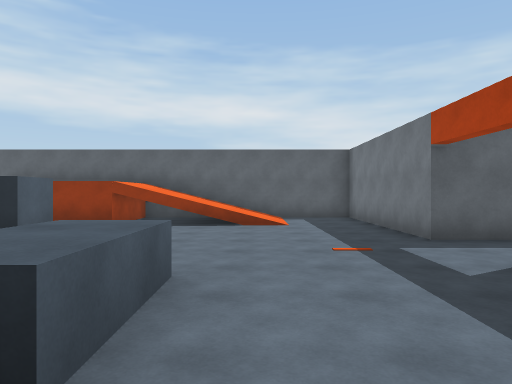
View 1 (above)

14 first-person views from a walk through a Unity game level. The camera is 1.5 m above the floor, looks level and sees 70° across. Doors are open. The floor is counted in squares, 2 m on a side. Each view is taken from the middle of a square. On the plan, view 1 faces up. The plan holds only what a view shows up to about 11 squares ahead; the rest is blank. The player character is not drawn.

View 2
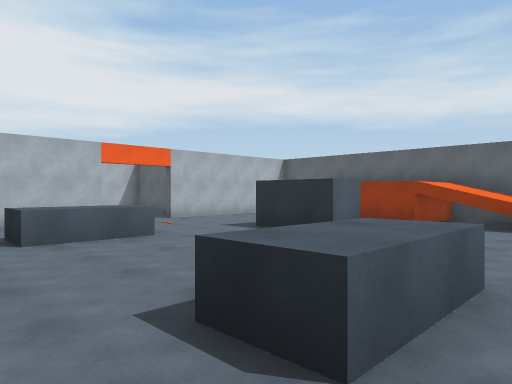

View 3
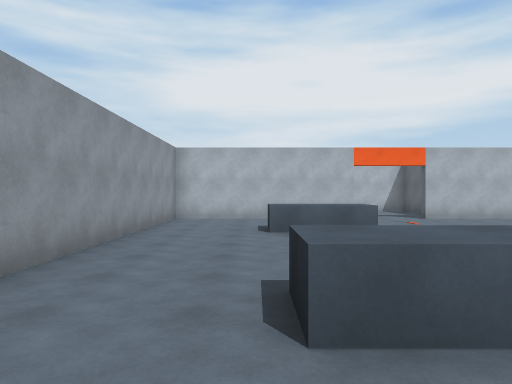

View 4
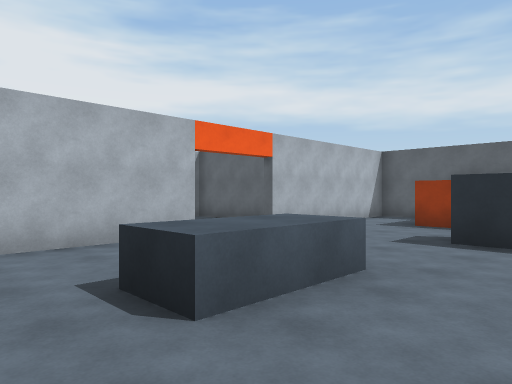

View 5
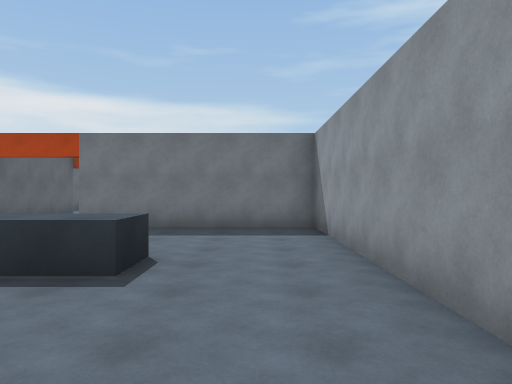

View 6
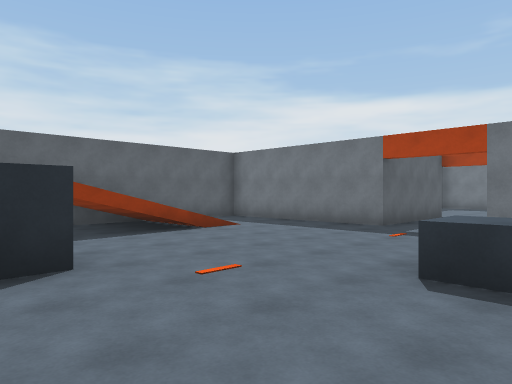

View 7
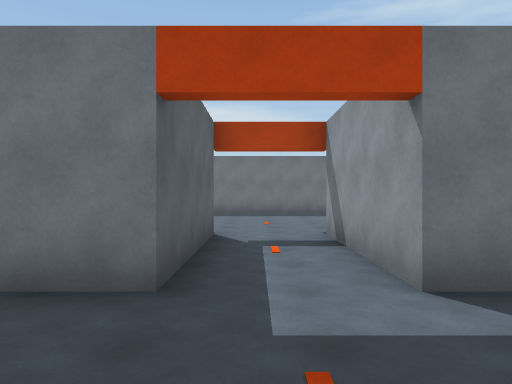

View 8
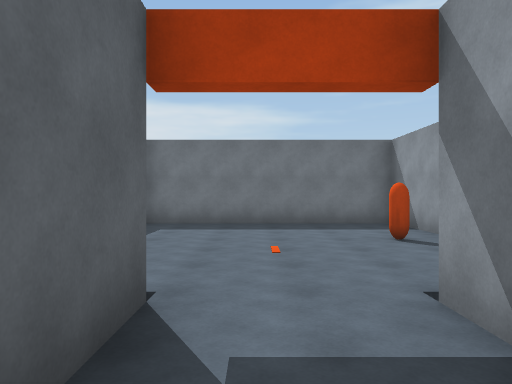

View 9
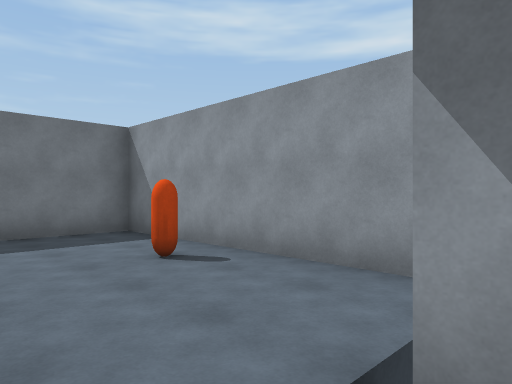

View 10
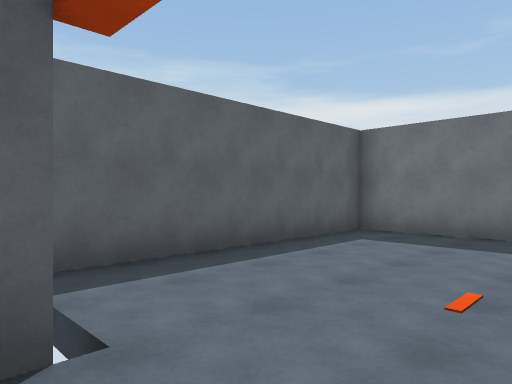

View 11
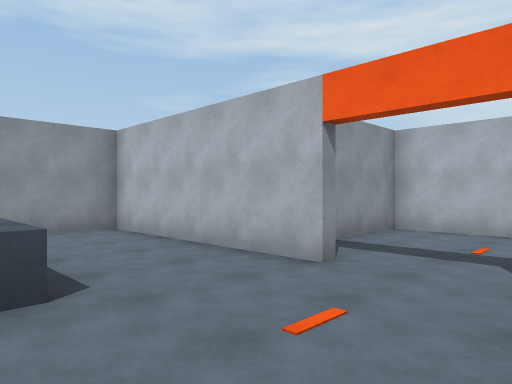

View 12
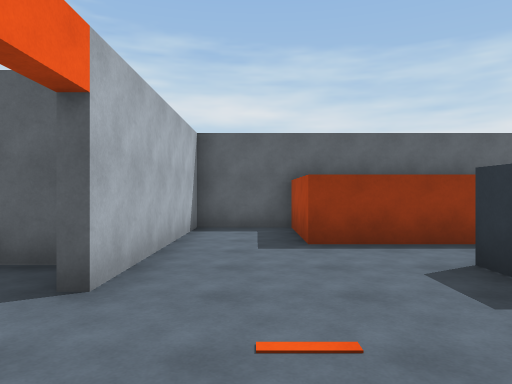

View 13
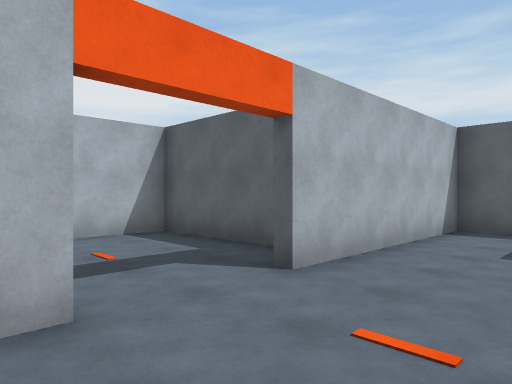

View 14
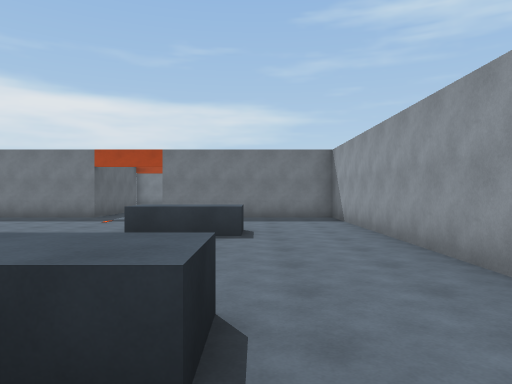

### Floor plan
Key: @ floor where view 1 was taken; # wall or solid block; . main floor; : floor 2 m higher than the main floor; / step, stairs or slope; D open door; ^ raised ledge; O other object.
Columns run from 14 left of view 1 to 13 right of it. Each row starts with its distance up from view 1.
 11     ##############
 10     #..:   ////..#
  9     #..:   ////..#
  8     #..////////..#   #######
  7 ######...........#   D.....#
  6 #....#...##......####D.....#
  5 #..........................#
  4 #..........................#
  3 #...#...^....^...###DD..O..#
  2 #####...^....^...#   D.....#
  1     #............#   #######
  0     #.........@..#
 -1     #............#
 -2     ##############

Where each view was taken, in squares from view 1:
view 1: 0 up, 0 right, facing up
view 2: 0 up, 0 right, facing up-left
view 3: 1 up, 1 right, facing left
view 4: 0 up, 4 left, facing up-left
view 5: 0 up, 5 left, facing right
view 6: 2 up, 5 left, facing up-right
view 7: 5 up, 0 right, facing right
view 8: 5 up, 4 right, facing right
view 9: 5 up, 6 right, facing down-right
view 10: 4 up, 6 right, facing up-right
view 11: 6 up, 6 left, facing down-left
view 12: 3 up, 8 left, facing up
view 13: 3 up, 7 left, facing up-left
view 14: 1 up, 8 left, facing right
